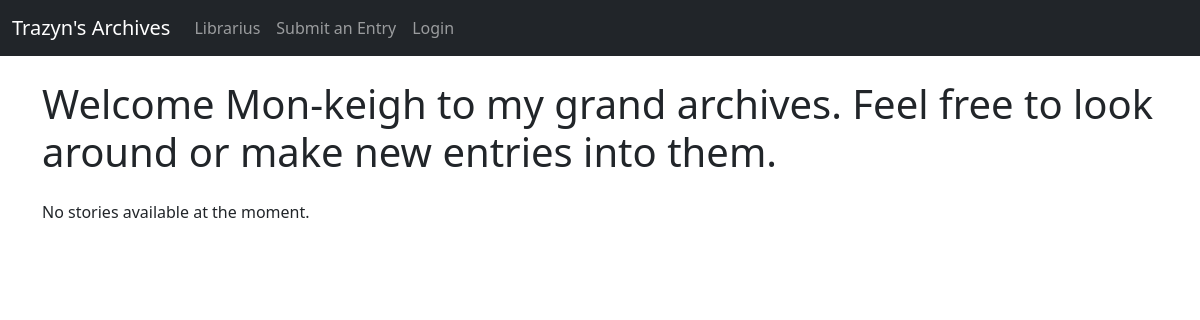
The app's page /, older data.
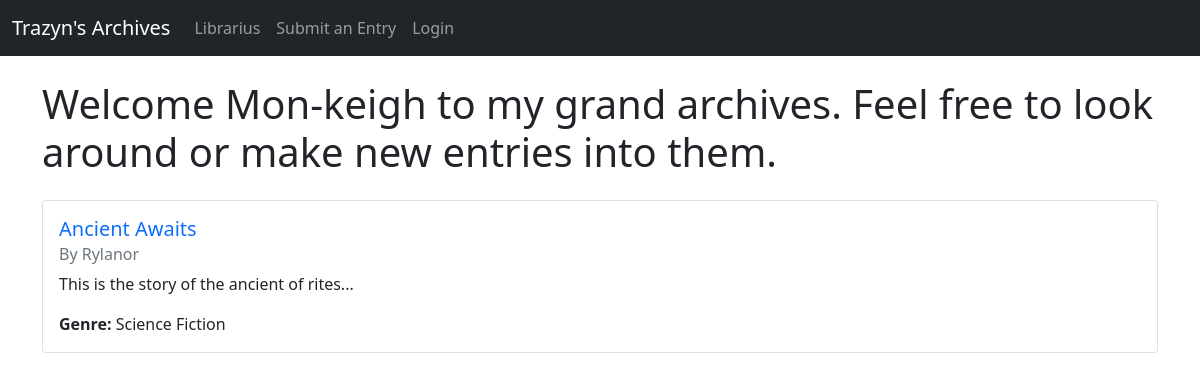
The same page, newer data.
### myapp/models.py (models this page shows, shortened)
class Stories(models.Model):
    storyId = models.UUIDField('Story ID', primary_key=True, default=uuid.uuid4, editable=False)
    title = models.CharField('Title', max_length=200)
    author = models.CharField('Author', max_length=100)
    content = models.TextField('Story')
    genre = models.CharField('Genre', max_length=50)
    isPublic = models.BooleanField('Is it Public', default=True)
    user = models.ForeignKey(User, on_delete=models.CASCADE, related_name='stories', null=True, blank=True)
    class Meta:
        verbose_name = 'Stories'
        verbose_name_plural = 'Stories'

### myapp/views.py (the view)
# urls.py: 2. Add a URL to urlpatterns:  path('', views.home, name='home')
def home(request):
    stories = Stories.objects.filter(isPublic=True)
    random_story = random.choice(stories) if stories.exists() else None
    if random_story:
        random_story = Stories.objects.filter(storyId=random_story.storyId).annotate(average_rating=Avg('ratings__rating')).first()
    return render(request, 'home.html', {'random_story': random_story})

### myapp/templates/home.html (shortened to what this page needs)
{% extends 'base.html' %}
{% block content %}
    <h1>Welcome Mon-keigh to my grand archives. Feel free to look around or make new entries into them.</h1>
    {% if random_story %}
        <div class="card mt-4">
            <div class="card-body">
                <h5 class="card-title">
                    <a href="{% url 'viewStory' random_story.storyId %}" target="_blank" class="text-decoration-none">{{ random_story.title }}</a>
                </h5>
                <h6 class="card-subtitle mb-2 text-muted">By {{ random_story.author }}</h6>
                <p class="card-text">{{ random_story.content|truncatewords:20 }}...</p>
                <p class="card-text"><strong>Genre:</strong> {{ random_story.genre }}</p>
            </div>
        </div>
    {% else %}
        <p class="mt-4">No stories available at the moment.</p>
    {% endif %}
{% endblock %}

Row changes from the older to the newer data that the page shows:
added Stories: title "Ancient Awaits", author "Rylanor", content "This is the story of the ancient of rites", genre "Science Fiction"
Text that changed along with them:
text no longer shown: "No stories available at the moment."
text now shown: "By ... Genre:"
